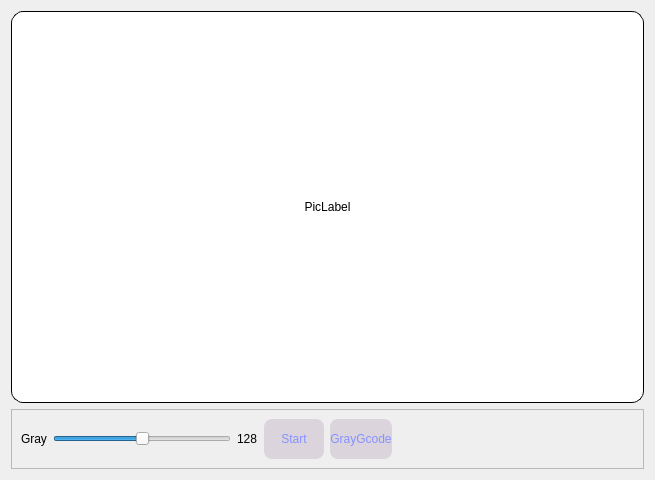
<?xml version="1.0" encoding="UTF-8"?>
<ui version="4.0">
 <class>PicEdit</class>
 <widget class="QWidget" name="PicEdit">
  <property name="geometry">
   <rect>
    <x>0</x>
    <y>0</y>
    <width>655</width>
    <height>480</height>
   </rect>
  </property>
  <property name="windowTitle">
   <string>Form</string>
  </property>
  <property name="styleSheet">
   <string notr="true">QWidget
{
	
	font: 11pt &quot;微软雅黑&quot;;
}
QFrame#frame
{
	border:1px solid black;
	border-radius:12px;
	background-color: rgb(255, 255, 255);
}
QPushButton
{
	
	font: 75 14pt &quot;华康娃娃体W5(P)&quot;;
	
	color: rgb(133, 145, 255);
	background-color: rgba(145,111, 155, 53);
	border:none;
	border-radius:8px;
}
QPushButton:pressed
{
	
	background-color: rgba(145,111, 155, 83);
	border:none;
	border-radius:8px;
}</string>
  </property>
  <layout class="QVBoxLayout" name="verticalLayout" stretch="7,1">
   <item>
    <widget class="QFrame" name="frame">
     <property name="frameShape">
      <enum>QFrame::StyledPanel</enum>
     </property>
     <property name="frameShadow">
      <enum>QFrame::Raised</enum>
     </property>
     <layout class="QGridLayout" name="gridLayout">
      <item row="0" column="0">
       <widget class="QLabel" name="label">
        <property name="styleSheet">
         <string notr="true">QLabel
{
	
	background-color: rgb(255, 255, 255);
}</string>
        </property>
        <property name="text">
         <string>PicLabel</string>
        </property>
        <property name="alignment">
         <set>Qt::AlignCenter</set>
        </property>
       </widget>
      </item>
     </layout>
    </widget>
   </item>
   <item>
    <widget class="QFrame" name="frame_2">
     <property name="frameShape">
      <enum>QFrame::StyledPanel</enum>
     </property>
     <property name="frameShadow">
      <enum>QFrame::Raised</enum>
     </property>
     <layout class="QHBoxLayout" name="horizontalLayout">
      <item>
       <widget class="QLabel" name="label_2">
        <property name="text">
         <string>Gray</string>
        </property>
       </widget>
      </item>
      <item>
       <widget class="QSlider" name="horizontalSlider">
        <property name="maximum">
         <number>255</number>
        </property>
        <property name="value">
         <number>128</number>
        </property>
        <property name="orientation">
         <enum>Qt::Horizontal</enum>
        </property>
       </widget>
      </item>
      <item>
       <widget class="QLabel" name="label_3">
        <property name="text">
         <string>128</string>
        </property>
       </widget>
      </item>
      <item>
       <widget class="QPushButton" name="startPrint">
        <property name="sizePolicy">
         <sizepolicy hsizetype="Minimum" vsizetype="Preferred">
          <horstretch>0</horstretch>
          <verstretch>0</verstretch>
         </sizepolicy>
        </property>
        <property name="minimumSize">
         <size>
          <width>60</width>
          <height>0</height>
         </size>
        </property>
        <property name="text">
         <string>Start</string>
        </property>
       </widget>
      </item>
      <item>
       <widget class="QPushButton" name="btngray">
        <property name="minimumSize">
         <size>
          <width>0</width>
          <height>40</height>
         </size>
        </property>
        <property name="text">
         <string>GrayGcode</string>
        </property>
       </widget>
      </item>
      <item>
       <spacer name="horizontalSpacer">
        <property name="orientation">
         <enum>Qt::Horizontal</enum>
        </property>
        <property name="sizeHint" stdset="0">
         <size>
          <width>242</width>
          <height>20</height>
         </size>
        </property>
       </spacer>
      </item>
     </layout>
    </widget>
   </item>
  </layout>
 </widget>
 <resources/>
 <connections/>
</ui>
